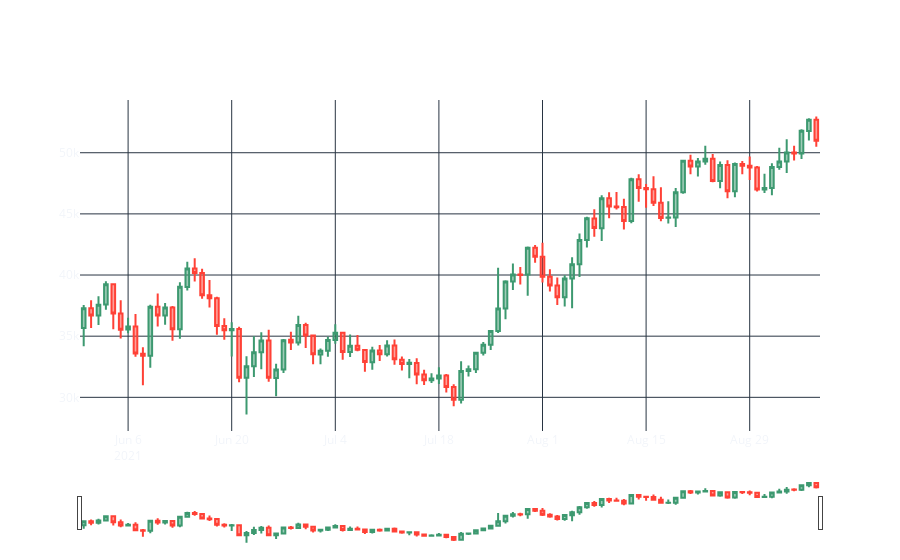

The code cell stored with this chart in its notebook:
### Markdown cell above
# Candlestick Charts in Python

### Code cell
fig = go.Figure(data=[go.Candlestick(x=df.time_period_start,
                                         open=df.price_open,
                                         high=df.price_high,
                                         low=df.price_low,
                                         close=df.price_close, )]

                    )

fig.update_layout( colorway=["#5E0DAC", '#FF4F00', '#375CB1', '#FF7400', '#FFF400', '#FF0056'],
                  template='plotly_dark',
                  paper_bgcolor='rgba(0, 0, 0, 0)',
                  plot_bgcolor='rgba(0, 0, 0, 0)',
                  margin={'b': 15},
                  hovermode='x',
                  autosize=True,
                  title={'text': 'Cryptocurrency Prices', 'font': {'color': 'white'}, 'x': 0.5},)


fig.show()
